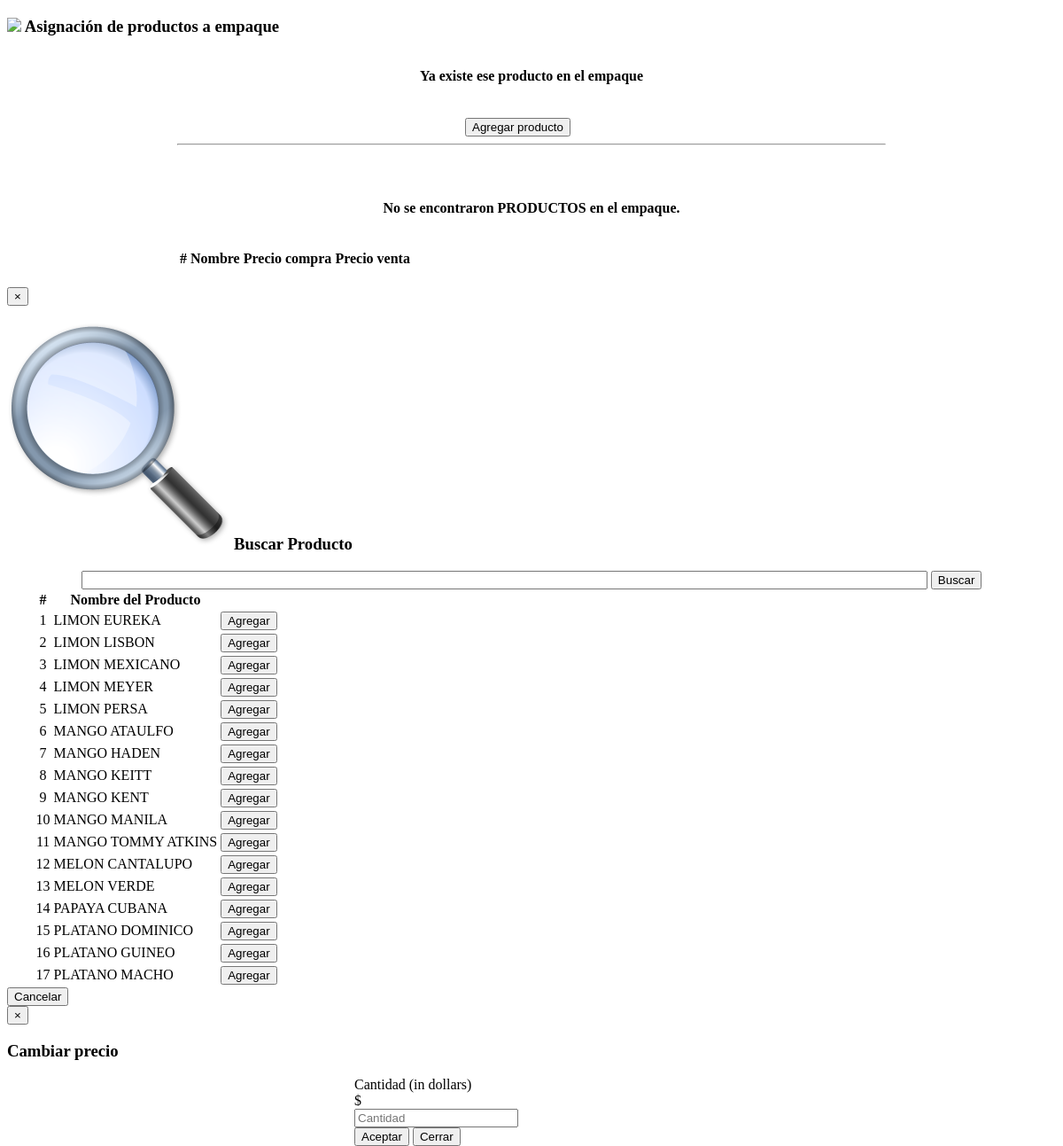
Page /empaque/asignar/asignarProductosEmpaques.php (signed in) on the committed database.
### tables this page shows
CREATE TABLE IF NOT EXISTS `productos` (
  `id_producto` int(11) NOT NULL AUTO_INCREMENT,
  `nombre_producto` varchar(100) NOT NULL,
  `variedad_producto` varchar(100) NOT NULL,
  PRIMARY KEY (`id_producto`)
);

### empaque/asignar/asignarProductosEmpaques.php (the view, shortened to what this page needs)
<!DOCTYPE html>
<html>
	<head lang="ES">
		<link rel='stylesheet' type='text/css' href='../lib/pagination/css.css'/>
	</head>
	<body>
		<div style="width:100%;" class="contenedor-form">
	  		<div class="modal-header">
	    		<h3 class="modal-title">
	    			<img class="img-header" src="img/imagen.png"> Asignación de productos a empaque
	    		</h3>
	  		</div>
	  	</div>
	  	<div>
	  		<?php
	  				$result = mysql_query("select id_productos_empaque, nombre_producto, variedad_producto, precio_compra, precio_venta from productos_empaques join usuario_empaque on productos_empaques.id_empaque_fk = usuario_empaque.id_empaque_fk join productos on productos.id_producto = productos_empaques.id_producto_fk where usuario_empaque.id_usuario_fk =".$_SESSION['id_usuario']);
	  		 ?>
	  		  <br>
	  			<div style="width:500px; margin:0px auto;" id="e" class="alert alert-danger centro hidden" role="alert">		<strong>Ya existe ese producto en el empaque</strong>
		   	 	</div>
						   <br>
	  		<div style="width:800px; padding:20px; background:white; margin:0px auto;">
	  			<div style="width:150px; margin:0px auto;">
	  				<button data-toggle="modal" data-target="#modalProducto" class="btn btn-primary">
	  					<span class="glyphicon glyphicon-plus" aria-hidden="true"></span> Agregar producto
	  				</button>
	  			</div>
	  			<hr>
	  			<div id="tablaDetalles">
	  				<div id="paginacion-resultados">
		  			<table class="table table-hover">
				    	<thead>
					        <tr>
					          <th class="centro">#</th>
					          <th class="centro">Nombre</th>
					          <th class="centro">Precio compra</th>
					          <th class="centro">Precio venta</th>
					          <th></th>
					          <th></th>
					        </tr>
			      		</thead>
			      		<tbody id="Columnas">
			      			<?php
			      			$i=1;
			      			if(mysql_num_rows($result) > 0){
			      				while($row = mysql_fetch_array($result)){
			      					?><tr>
				      						<td class="centro"> <?php echo $i; ?></td>
				      						<td class="centro"><?php echo $row['nombre_producto']." ".$row['variedad_producto']; ?></td>
				      						<td class="centro">$ <?php echo $row['precio_compra']; ?>
				      							<span class="btn-link" style="font-size:12px; cursor: hand" onClick="modalCostoShow(<?php echo $row['id_productos_empaque']; ?>, <?php echo $row['precio_compra']; ?>,1)">Cambiar</span>
				      						</td>
				      						<td class="centro">$ <?php echo $row['precio_venta']; ?>
				      							<span class="btn-link" style="font-size:12px; cursor: hand" onClick="modalCostoShow(<?php echo $row['id_productos_empaque']; ?>, <?php echo $row['precio_venta']; ?>,2)">Cambiar</span>
				      						</td>
				      						<td>
						          			</td>
				      						<td style="float:right;"> <span onclick="eliminarProducto(<?php echo $row['id_productos_empaque']; ?>)" data-toggle="tooltip" data-placement="top" title="Eliminar" style="cursor:pointer; color:#931111;" class="eliminar glyphicon glyphicon-remove" aria-hidden="true"></span></td>
			      						</tr>
			      					<?php
			      					$i++;
			      				}
		      				}else{
		      			 ?>
						    	 <br><br>
						    	 <br>
						    	 	<div style="width:500px; margin:0px auto;" class="alert alert-info centro" role="alert">
						    	 		<strong>No se encontraron PRODUCTOS en el empaque.</strong>
						    	 	</div>
						    	 	<br><br>
				    	<?php
				      		}
				      	 ?>
			      		</tbody>
			      	</table>
</div>
		      	</div>
	  		</div>
	  	</div>
	  	<div class="modal fade bs-example-modal-md" id="modalProducto" tabindex="-1" role="dialog" aria-labelledby="myLargeModalLabel">
			<div class="modal-dialog modal-lg">
				<div class="modal-content">
					<div class="modal-header">
						<button type="button" class="close" data-dismiss="modal" aria-label="Close"><span aria-hidden="true">&times;</span></button>
						<h3 class="titulo-header">
							<img class="img-header" src="img/buscar.png"><span id="titulo-detalles">Buscar Producto</span>
						</h3>
					</div>
					<div class="modal-body" style="background:#FFFFFF;">
						<div class="form-inline">
							<center>
								<input type="text" class="form-control" name="inputBuscarProducto" id="inputBuscarProducto"  onkeyup="if(event.keyCode == 13) buscarProductos();" style="width: 80%;">
								<button type="button" class="btn btn-primary" onclick="buscarProductos()"><i class="glyphicon glyphicon-search"></i> Buscar</button>
							</center>
						</div>
						<div id="contenedor-productos">
							<div id="paginacion" style="width:95%; margin:0px auto;">
							<table class="table">
								<thead>
									<th class="centro">#</th>
									<th>Nombre del Producto</th>
									<th></th>
								</thead>
								<tbody>
									<?php
										$cont = 1;
									    $consulta = "SELECT * FROM productos ORDER BY nombre_producto ASC, variedad_producto ASC";
										$resultado = mysql_query($consulta);
										while($row = mysql_fetch_array($resultado)){
									?>
											<tr>
												<td class="centro"><?php echo $cont; ?></td>
								          		<td><?php echo $row['nombre_producto']." ".$row['variedad_producto']; ?></td>
								          		<td class="derecha">
									        		<button class="btn btn-success" onClick="agregarProducto(<?php echo $row['id_producto']; ?>, '<?php echo $_SESSION['id_empaque']; ?>');"><i class="glyphicon glyphicon-ok"></i> Agregar</button>
									        	</td>
									        	<?php $cont++; ?>
								    	    </tr>
										<?php }
									?>
								</tbody>
							</table>
						</div>
						</div>
					</div>
					<div class="modal-footer">
						<button type="button" class="btn btn-danger" data-dismiss="modal">Cancelar</button>
					</div>
				</div>
			</div>
		</div>
			<div class="modal fade" id="myModal" tabindex="-1" role="dialog" aria-labelledby="myModalLabel">
			  <div class="modal-dialog" role="document">
			    <div class="modal-content">
			      <div class="modal-header">
			        <button type="button" class="close" data-dismiss="modal" aria-label="Close"><span aria-hidden="true">&times;</span></button>
			        <h3 class="modal-title" id="myModalLabel">Cambiar precio</h3>
			      </div>
			      <div class="modal-body fondo-blanco">
			      	<div style="margin:0px auto; width:400px; height:50px;">
			        	<form class="form-inline" method="post" action="javascript:modificarCosto()">
						  <div class="form-group">
						    <label class="sr-only" for="exampleInputAmount">Cantidad (in dollars)</label>
						    <div class="input-group">
						      <div class="input-group-addon">$</div>
						      	<input type="number" step="0.01" class="form-control" min="0" id="precio_producto" name="precio_producto" placeholder="Cantidad">
						    </div>
						  </div>
						  <button onclick="" class="btn btn-primary">Aceptar</button>
						  <button class="btn btn-default" data-dismiss="modal">Cerrar</button>
						</form>
					</div>
			      </div>
			    </div>
			  </div>
			</div>
	</body>
</html>

### empaque/asignar/asignarProductosEmpaques.php (style rules this page uses)
.centro { text-align: center; }
.derecha { text-align: right; }

### rows in the picture
productos: nombre_producto "LIMON", variedad_producto "EUREKA"
productos: nombre_producto "LIMON", variedad_producto "LISBON"
productos: nombre_producto "LIMON", variedad_producto "MEXICANO"
productos: nombre_producto "LIMON", variedad_producto "MEYER"
productos: nombre_producto "LIMON", variedad_producto "PERSA"
productos: nombre_producto "MANGO", variedad_producto "ATAULFO"
productos: nombre_producto "MANGO", variedad_producto "HADEN"
productos: nombre_producto "MANGO", variedad_producto "KEITT"
productos: nombre_producto "MANGO", variedad_producto "KENT"
productos: nombre_producto "MANGO", variedad_producto "MANILA"
productos: nombre_producto "MANGO", variedad_producto "TOMMY ATKINS"
productos: nombre_producto "MELON", variedad_producto "CANTALUPO"
productos: nombre_producto "MELON", variedad_producto "VERDE"
productos: nombre_producto "PAPAYA", variedad_producto "CUBANA"
productos: nombre_producto "PLATANO", variedad_producto "DOMINICO"
productos: nombre_producto "PLATANO", variedad_producto "GUINEO"
productos: nombre_producto "PLATANO", variedad_producto "MACHO"
